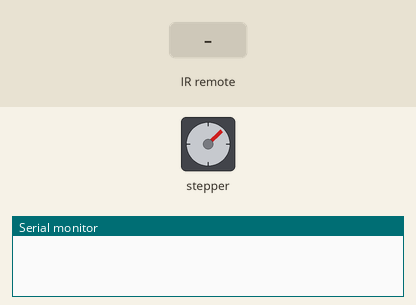
The sketch below on a simulated Arduino Uno, built with avr-gcc and run on an emulated ATmega328P. Parts: stepper motor, the last lines printed to the serial monitor. Inputs (shaded band) come from the test bench. Stepper angles assume 2048 steps per turn.

Above: at 1.5 s.
1.6 s: infrared code 0x1B received
At 2.4 s:
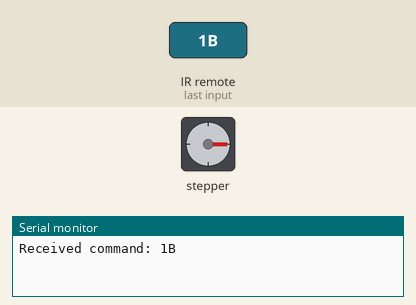
4.6 s: infrared code 0x1A received
At 6.4 s:
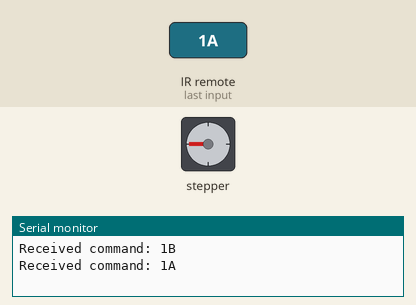
7.6 s: infrared code 0x1B received
At 9.7 s:
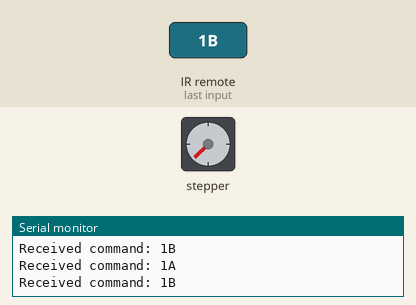
Timing chart, 0 to 19.6 s (numbered marks = the images above; inputs shaded):
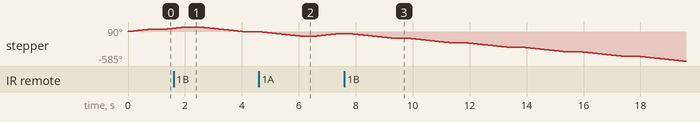

The sketch:

receive.ino
```cpp
#include <IRremote.h>
#define IR_RECEIVE_PIN 2
IRrecv irrecv(IR_RECEIVE_PIN);
uint32_t command;
// Stepper
#include <Stepper.h>
#define STEPS 2048
#define IN1 12
#define IN2 11
#define IN3 10
#define IN4 9
const int speed = 10; // [5, 15]
Stepper stepper(STEPS, IN1, IN3, IN2, IN4);
int degree = 45;
float steps;
int step_count_delay = 0;
int step_max_delay = 50;
//
void setup() {
  Serial.begin(9600);
  irrecv.enableIRIn();

  stepper.setSpeed(speed);
}

void loop() {
  if (irrecv.decode()) {
    command = irrecv.decodedIRData.command;
    Serial.print("Received command: ");
    Serial.println(command, HEX);
    if (command == 0x1A)
      degree = 45;
    else if (command == 0x1B)
      degree = -90;
    irrecv.resume();
  }

  if (step_count_delay == 0) {
    steps = degree * 1.0 * STEPS / 360;
    stepper.step(steps);
  }
  step_count_delay++;
  if (step_count_delay > step_max_delay)
    step_count_delay = 0;
  delay(10);
}
```
